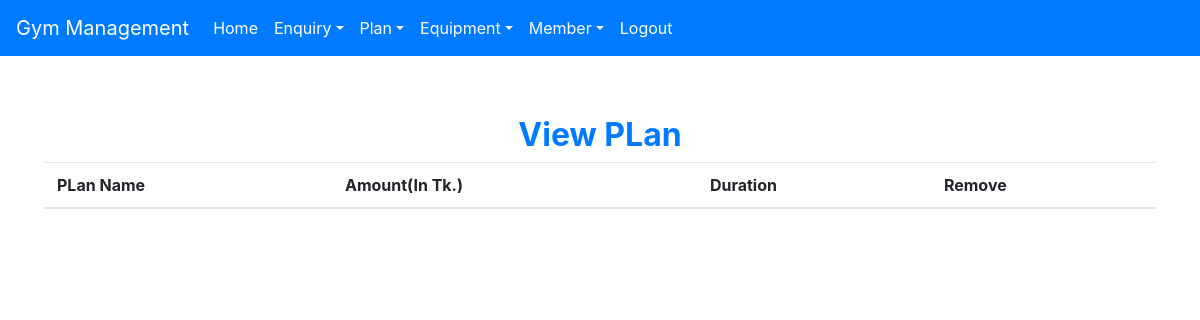
The page /view_plan (signed in) on the database as committed earlier.
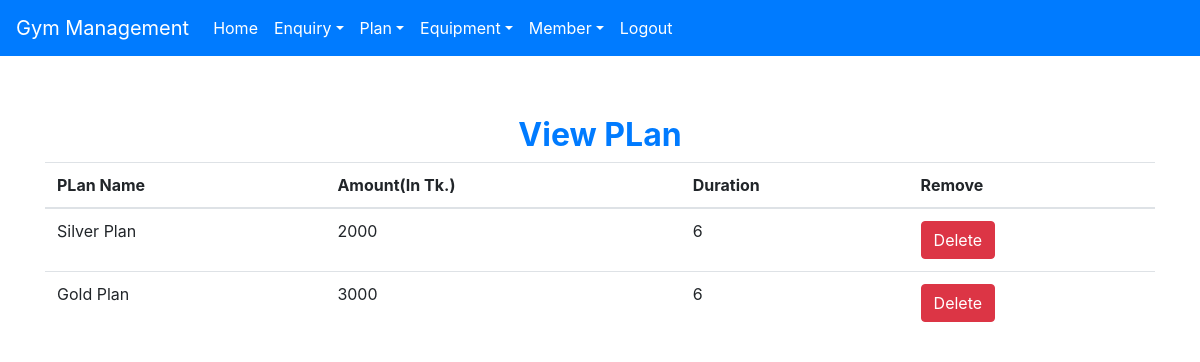
The same page on the database as committed later.
### gym/models.py (models this page shows, shortened)
class Plan(models.Model):
    name = models.CharField(max_length=50)
    amount = models.CharField(max_length=10)
    duration = models.CharField(max_length=10)

### gym/views.py (the view)
# urls.py: path('view_plan', View_Plan, name='view_plan'),
def View_Plan(request):
    if not request.user.is_staff:
        return redirect('login')
    plan = Plan.objects.all()
    d = {'plan': plan}
    return render(request, 'view_plan.html', d)

### gym/templates/view_plan.html
{% extends 'navbar.html' %}
{% block body %}
<div class="container" style="margin-top: 60px">
    <h2 class="text-center text-primary font-weight-bold">View PLan</h2>
    <table id="example" class="table table-hover">
        <thead>
            <tr>
                <th>PLan Name</th>
                <th>Amount(In Tk.)</th>
                <th>Duration</th>
                <th>Remove</th>
            </tr>
        </thead>
        <tbody>
            {% for i in plan %}
                <tr>
                    <td>{{i.name}}</td>
                    <td>{{i.amount}}</td>
                    <td>{{i.duration}}</td>
                    <td><a class="btn btn-danger" href="{% url 'delete_plan' i.id %}" onclick="return confirm('Are you sure?')">Delete</a></td>
                </tr>
            {% endfor %}
        </tbody>
    </table>
</div>
{% endblock body %}

Rows that differ between the two databases and show on the page:
added Plan: name "Silver Plan", amount "2000", duration "6"
added Plan: name "Gold Plan", amount "3000", duration "6"
